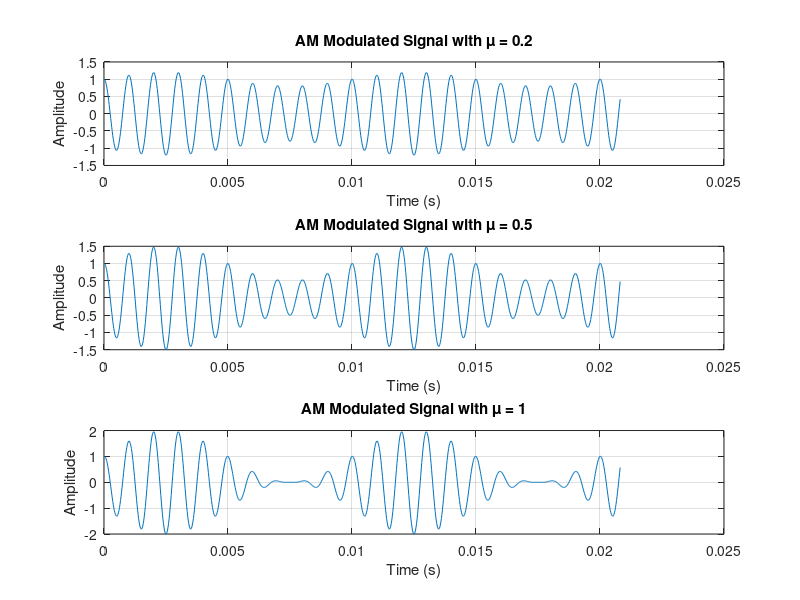

Recreate this plot in MATLAB.
% AM Modulation Comparison with Different Modulation Indices
% Author: Hadi Rafat Talab
% Description: This script compares AM modulation for different modulation indices.
% Carrier frequency: 1kHz, Sampling frequency: 48kHz

clear; clc;

% Parameters
fs = 48000;                     % Sampling frequency (Hz)
t = 0:1/fs:2;                   % Time vector (0 to 2 sec)
fc = 1000;                      % Carrier frequency (Hz)
Ac = 1;                         % Carrier amplitude

% Message Signal (Sinusoidal)
m = sin(2*pi*100*t);            % 100 Hz sinusoidal message

% Different modulation indices
mu_values = [0.2, 0.5, 1];      % Modulation indices to compare

% Create figure for comparison
figure('Name','AM Modulation Comparison');

for i = 1:length(mu_values)
    mu = mu_values(i);
    
    % Generate AM signal for each modulation index
    am_signal = (1 + mu * m) .* Ac .* cos(2*pi*fc*t);
    
    % Plot only first 1000 samples for better visibility
    subplot(length(mu_values), 1, i);
    plot(t(1:1000), am_signal(1:1000));
    title(['AM Modulated Signal with \mu = ', num2str(mu)]);
    xlabel('Time (s)');
    ylabel('Amplitude');
    grid on;
end
